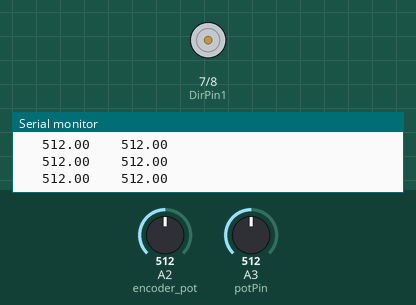
Simulated run of this sketch. Board: Arduino Uno, built with avr-gcc and run on an emulated ATmega328P. Shown: motor-driver pin pairs drawn as motors (green arrow = first pin HIGH = forward, orange = second pin HIGH = backward, longer = more drive, scaled by the enable pin), the last lines printed to the serial monitor. Inputs (shaded band) come from the test bench; at power-on: A2 (encoder_pot) = 512, A3 (potPin) = 512.

Above: at 1.2 s.
1.3 s: A2 (encoder_pot) set to 716
At 2.5 s:
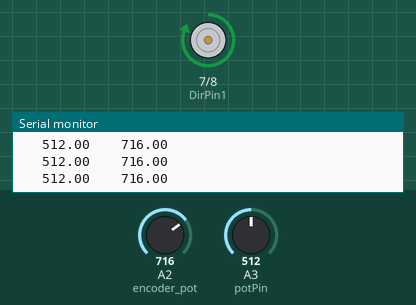
2.8 s: A3 (potPin) set to 590
5.8 s: A3 (potPin) set to 620
7.3 s: A2 (encoder_pot) set to 701
8.8 s: A2 (encoder_pot) set to 680
At 10.0 s:
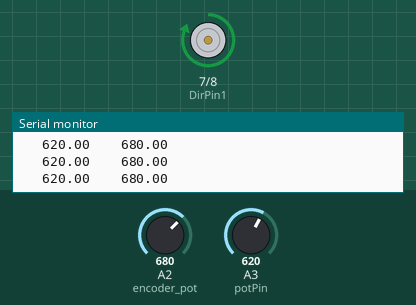
10.3 s: A3 (potPin) set to 716
At 11.3 s:
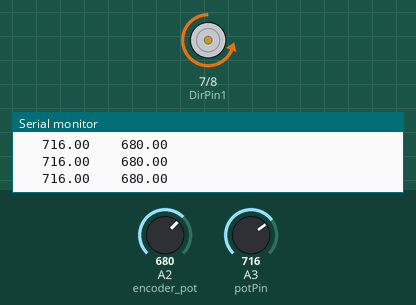
Timing chart, 0 to 12.8 s (numbered marks = the images above; inputs shaded):
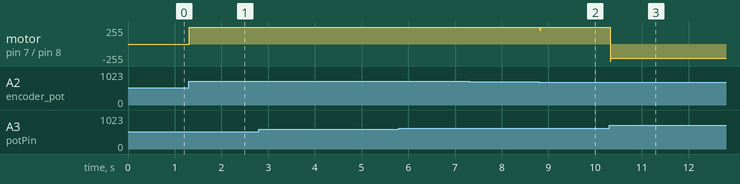

The sketch:

Code_VersiDua.ino
```cpp
int potPin = A3;          // Reference Potentiometer
int encoder_pot = A2;    // Position Feedback sensor

int val = 0;
int encoder_val =0;
float kp = 0.2;
float ki = 0.00000 ;
float kd = 2.00;
float Theta, Theta_d;
int dt;
unsigned long t;
unsigned long t_prev = 0;
int val_prev =0;
float e, e_prev = 0, inte, inte_prev = 0;
float Vmax = 12;
float Vmin = -12;
float V = 0.1;
const byte PWMPin = 6;
const byte DirPin1 = 7;
const byte DirPin2 = 8;


//***Motor Driver Functions*****

void WriteDriverVoltage(float V, float Vmax) {
  int PWMval = int(255 * abs(V) / Vmax);
  if (PWMval > 255) {
    PWMval = 255;
  }
  if (V > 0) {
    digitalWrite(DirPin1, HIGH);
    digitalWrite(DirPin2, LOW);
  }
  else if (V < 0) {
    digitalWrite(DirPin1, LOW);
    digitalWrite(DirPin2, HIGH);
  }
  else {
    digitalWrite(DirPin1, LOW);
    digitalWrite(DirPin2, LOW);
  }
  analogWrite(PWMPin, PWMval);

}


void setup() {
  Serial.begin(9600);
  pinMode(DirPin1, OUTPUT);
  pinMode(DirPin2, OUTPUT);

}


void loop() {
  val = analogRead(potPin);                           // Read V_out from Reference Pot
  encoder_val =analogRead(encoder_pot);               // Read V_out from Feedback Pot
  t = millis();
  dt = (t - t_prev);                                  // Time step
  Theta = val;                                        // Theta= Actual Angular Position of the Motor
  Theta_d = encoder_val;                              // Theta_d= Desired Angular Position of the Motor

  e = Theta_d - Theta;                                // Error
  inte = inte_prev + (dt * (e + e_prev) / 2);         // Integration of Error
  V = kp * e + ki * inte + (kd * (e - e_prev) / dt) ; // Controlling Function

  if (V > Vmax) {
      V = Vmax;
      inte = inte_prev;
    }
    if (V < Vmin) {
      V = Vmin;
      inte = inte_prev;
      val_prev= val;
    }
  WriteDriverVoltage(V, Vmax);
  Serial.println(Theta_d); Serial.print(" \t");
    Serial.print(Theta); Serial.print(" \t ");
   t_prev = t;
    inte_prev = inte;
    e_prev = e;
    delay(10);

}
```

Measured:
- after the input at 1.3 s, motor on pin 7 (DirPin1) / pin 8 (DirPin2): stopped → forward 255/255 at once
- after the input at 8.8 s, motor on pin 7 (DirPin1) / pin 8 (DirPin2): forward 255/255 → forward 210/255 at once, → forward 255/255 0.02 s later
- after the input at 10.3 s, motor on pin 7 (DirPin1) / pin 8 (DirPin2): forward 255/255 → backward 210/255 at once
